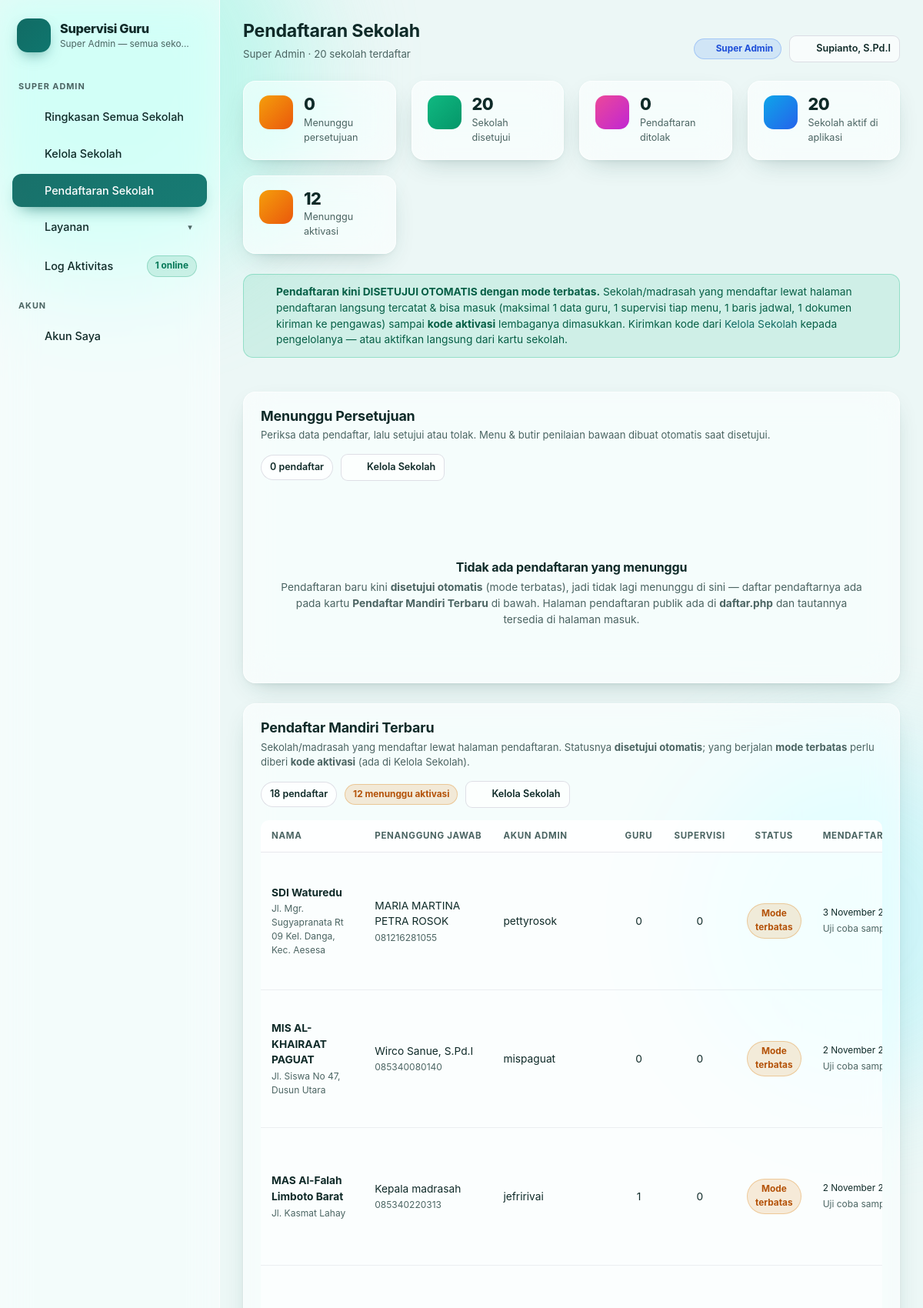
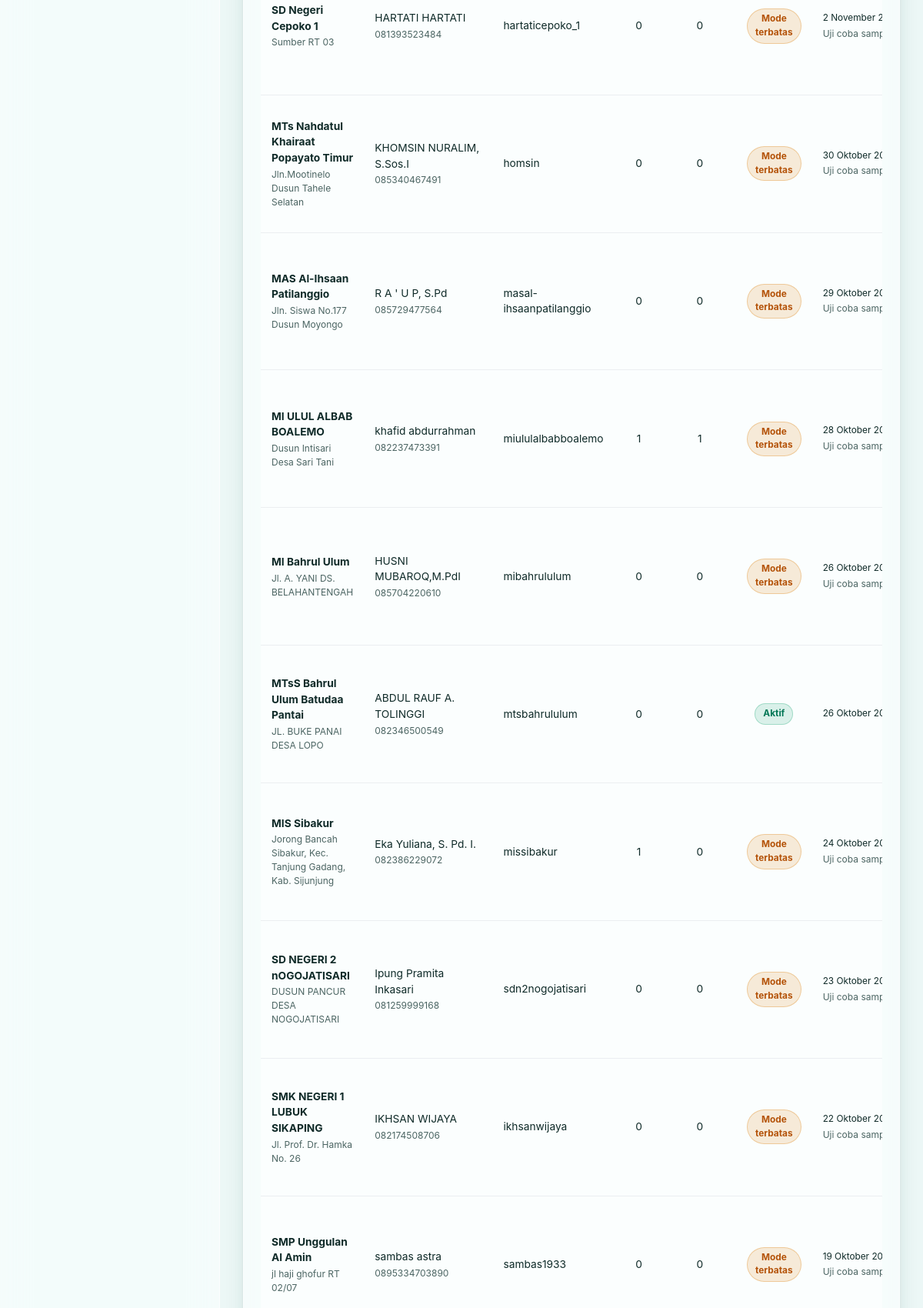
The page /pendaftaran.php (signed in, upper part) on the database its author committed (2 pictures, top to bottom).
### tables this page shows
CREATE TABLE users (
            id INTEGER PRIMARY KEY AUTOINCREMENT,
            username TEXT NOT NULL UNIQUE,
            password_hash TEXT NOT NULL,
            nama TEXT NOT NULL,
            role TEXT NOT NULL DEFAULT "guru",
            guru_id INTEGER REFERENCES guru(id) ON DELETE SET NULL,
            aktif INTEGER NOT NULL DEFAULT 1,
            login_terakhir TEXT,
            dibuat TEXT
        , sekolah_id INTEGER, foto TEXT, nip TEXT, asal TEXT);

CREATE TABLE sekolah (
            id INTEGER PRIMARY KEY AUTOINCREMENT,
            nama TEXT NOT NULL,
            npsn TEXT,
            alamat TEXT,
            kepala_sekolah TEXT,
            nip_kepala_sekolah TEXT,
            tahun_ajaran TEXT,
            semester TEXT,
            batas_a REAL NOT NULL DEFAULT 90,
            batas_b REAL NOT NULL DEFAULT 80,
            batas_c REAL NOT NULL DEFAULT 70,
            catatan TEXT,
            aktif INTEGER NOT NULL DEFAULT 1,
            dibuat TEXT
        , verifikasi TEXT NOT NULL DEFAULT "disetujui", kontak_nama TEXT, kontak_telepon TEXT, kontak_email TEXT, tanggal_daftar TEXT, alasan_tolak TEXT, jenis TEXT NOT NULL DEFAULT "umum", logo TEXT, aktivasi TEXT NOT NULL DEFAULT 'aktif', aktivasi_pada TEXT, aktif_sampai TEXT, aktivasi_ke INTEGER NOT NULL DEFAULT 1, nsm TEXT, desa TEXT, kecamatan TEXT, kabupaten TEXT, provinsi TEXT, telepon TEXT, email TEXT, website TEXT, uji_mulai TEXT);

### pendaftaran.php (the view, shortened to what the rows shown need)
<?php
$u = require_super();
$otomatis = all('SELECT s.*,
    (SELECT u.username FROM users u WHERE u.sekolah_id = s.id AND u.role = "admin" ORDER BY u.id LIMIT 1) AS admin_username,
    (SELECT COUNT(*) FROM guru g WHERE g.sekolah_id = s.id) AS jml_guru,
    (SELECT COUNT(*) FROM supervisi v WHERE v.sekolah_id = s.id) AS jml_supervisi
    FROM sekolah s
    WHERE s.tanggal_daftar IS NOT NULL AND TRIM(s.tanggal_daftar) <> ""
    ORDER BY s.tanggal_daftar DESC, s.id DESC LIMIT 20');
page_top('Pendaftaran Sekolah', 'pendaftaran');
?>
<div class="card">
  <div class="card-head">
    <div><h2>Menunggu Persetujuan</h2><p>Periksa data pendaftar, lalu setujui atau tolak. Menu &amp; butir penilaian bawaan dibuat otomatis saat disetujui.</p></div>
  </div>
</div>
<div class="card">
  <div class="card-head">
    <div>
      <h2>Pendaftar Mandiri Terbaru</h2>
    </div>
  </div>
  <?php if (!$otomatis): ?>
    <div class="empty"><p class="sm mut">Belum ada sekolah yang mendaftar sendiri.</p></div>
  <?php else: ?>
    <div class="table-wrap">
      <table class="tbl">
        <thead>
          <tr><th>Nama</th><th>Penanggung Jawab</th><th>Akun Admin</th><th class="ctr">Guru</th>
            <th class="ctr">Supervisi</th><th class="ctr">Status</th><th>Mendaftar</th><th class="ctr">Aksi</th></tr>
        </thead>
        <tbody>
        <?php foreach ($otomatis as $o):
            $terbatas = aktivasi_terbatas($o);
            $ditolakIni = (string) $o['verifikasi'] === 'ditolak';
            ?>
          <tr>
            <td><b><?= e((string) $o['nama']) ?></b>
              <span class="tbl-sub"><?= e((string) ($o['alamat'] ?: '-')) ?></span></td>
            <td><?= e((string) ($o['kontak_nama'] ?: ($o['kepala_sekolah'] ?: '-'))) ?>
              <?php if ($o['kontak_telepon']): ?><span class="tbl-sub"><?= e((string) $o['kontak_telepon']) ?></span><?php endif; ?></td>
            <td><?= e((string) ($o['admin_username'] ?: '-')) ?></td>
            <td class="ctr"><?= (int) $o['jml_guru'] ?></td>
            <td class="ctr"><?= (int) $o['jml_supervisi'] ?></td>
            <td class="ctr">
              <?php if ($ditolakIni): ?>
                <span class="pill pill-D">Ditolak</span>
              <?php else: ?>
                <span class="pill <?= $terbatas ? 'pill-warn' : 'pill-ok' ?>"><?= $terbatas ? 'Mode terbatas' : 'Aktif' ?></span>
              <?php endif; ?>
            </td>
            <td class="xs nowrap"><?= e((string) ($o['tanggal_daftar'] ? tanggal_id(substr((string) $o['tanggal_daftar'], 0, 10)) : '-')) ?>
              <?php
              $oUji = aktivasi_status($o);
              if ($oUji['uji'] && $oUji['uji_sampai_ts'] > 0):
              ?>
                <span class="tbl-sub">Uji coba <?= $oUji['uji_habis']
                    ? 'habis ' . e(waktu_id_polos($oUji['uji_sampai']))
                    : 'sampai ' . e(waktu_id_polos($oUji['uji_sampai'])) . ' (&plusmn;' . (int) $oUji['uji_sisa_hari'] . ' hari)' ?></span>
              <?php endif; ?></td>
          </tr>
        <?php endforeach; ?>
        </tbody>
      </table>
    </div>
  <?php endif; ?>
</div>
<?php
page_bottom();

### inc/layout.php (shortened to what the rows shown need)
<?php
function ikon(string $name, int $size = 18): string
{
    $d = $p[$name] ?? $p['doc'];
    return '<svg class="ic" width="' . $size . '" height="' . $size . '" viewBox="0 0 24 24" fill="none" stroke="currentColor" stroke-width="1.7" stroke-linecap="round" stroke-linejoin="round" aria-hidden="true">' . $d . '</svg>';
}
function page_top(string $judul, string $menu = ''): void
{
    $u = current_user();
    $super = is_super();
    $pengawas = $u !== null && $u['role'] === 'pengawas';
    $sekolah = current_sekolah();
    ?>
<!DOCTYPE html>
<html lang="id">
<head>
<link rel="stylesheet" href="assets/style.css?v=<?= e(APP_VERSION) ?>">
</head>
<body class="<?= e(tema_kelas()) ?>">
<button class="nav-toggle" id="navToggle" aria-label="Buka menu"><?= ikon('slider', 20) ?></button>
<aside class="sidebar" id="sidebar">
  <div class="brand">
    <div>
      <div class="brand-name"><?= e(APP_NAME) ?></div>
      <div class="brand-sub"><?= e($sekolah ? tetap_kata((string) $sekolah['nama']) : ($pengawas ? 'Pengawas Sekolah' : 'Super Admin — semua sekolah')) ?></div>
    </div>
  </div>
</aside>
<main class="main">
  <header class="topbar">
    <div>
      <h1><?= e($judul) ?></h1>
    </div>
    <div class="topbar-actions">
      <?php if ($super): ?>
        <span class="pill pill-B"><?= ikon('star', 13) ?> Super Admin</span>
      <?php elseif ($pengawas): ?>
        <span class="pill pill-warn"><?= ikon('eye', 13) ?> Pengawas &middot; hanya lihat</span>
        <a class="btn btn-ghost btn-sm" href="index.php"><?= ikon('switch', 15) ?> Ganti Sekolah Binaan</a>
      <?php endif; ?>
      <a class="btn btn-ghost btn-sm" href="akun.php"><?= ikon('user', 16) ?> <?= e((string) ($u['nama'] ?? '')) ?></a>
    </div>
  </header>
  <div class="content">
<?php
}
function page_bottom(): void
{
    ?>
  </div>
</main>
</body>
</html>
<?php
}
    ?>

### rows shown on the page
users: role "Super Admin — semua seko…", nama "Supianto, S.Pd.I"
sekolah: nama "SDI Waturedu", alamat "Jl. Mgr. Sugyapranata Rt 09 Kel. Danga, Kec. Aesesa", kontak_nama "MARIA MARTINA PETRA ROSOK", kontak_telepon "081216281055", admin_username "pettyrosok", jml_guru "0", jml_supervisi "0", verifikasi "Mode terbatas", tanggal_daftar "3 November…"
sekolah: nama "MIS AL-KHAIRAAT PAGUAT", alamat "Jl. Siswa No 47, Dusun Utara", kontak_nama "Wirco Sanue, S.Pd.I", kontak_telepon "085340080140", admin_username "mispaguat", jml_guru "0", jml_supervisi "0", verifikasi "Mode terbatas", tanggal_daftar "2 November…"
sekolah: nama "MAS Al-Falah Limboto Barat", alamat "Jl. Kasmat Lahay", kontak_nama "Kepala madrasah", kontak_telepon "085340220313", admin_username "jefririvai", jml_guru "1", jml_supervisi "0", verifikasi "Mode terbatas", tanggal_daftar "2 November…"
sekolah: nama "SD Negeri Cepoko 1", alamat "Sumber RT 03", kontak_nama "HARTATI HARTATI", kontak_telepon "081393523484", admin_username "hartaticepoko_1", jml_guru "0", jml_supervisi "0", verifikasi "Mode terbatas", tanggal_daftar "2 November…"
sekolah: nama "MTs Nahdatul Khairaat Popayato Timur", alamat "Jln.Mootinelo Dusun Tahele Selatan", kontak_nama "KHOMSIN NURALIM, S.Sos.I", kontak_telepon "085340467491", admin_username "homsin", jml_guru "0", jml_supervisi "0", verifikasi "Mode terbatas", tanggal_daftar "30 Oktober…"
sekolah: nama "MAS Al-Ihsaan Patilanggio", alamat "Jln. Siswa No.177 Dusun Moyongo", kontak_nama "R A ' U P, S.Pd", kontak_telepon "085729477564", admin_username "masal-ihsaanpatilanggio", jml_guru "0", jml_supervisi "0", verifikasi "Mode terbatas", tanggal_daftar "29 Oktober…"
sekolah: nama "MI ULUL ALBAB BOALEMO", alamat "Dusun Intisari Desa Sari Tani", kontak_nama "khafid abdurrahman", kontak_telepon "082237473391", admin_username "miululalbabboalemo", jml_guru "1", jml_supervisi "1", verifikasi "Mode terbatas", tanggal_daftar "28 Oktober…"
sekolah: nama "MI Bahrul Ulum", alamat "Jl. A. YANI DS. BELAHANTENGAH", kontak_nama "HUSNI MUBAROQ,M.PdI", kontak_telepon "085704220610", admin_username "mibahrululum", jml_guru "0", jml_supervisi "0", verifikasi "Mode terbatas", tanggal_daftar "26 Oktober…"
sekolah: nama "MTsS Bahrul Ulum Batudaa Pantai", alamat "JL. BUKE PANAI DESA LOPO", kontak_nama "ABDUL RAUF A. TOLINGGI", kontak_telepon "082346500549", admin_username "mtsbahrululum", jml_guru "0", jml_supervisi "0", verifikasi "Aktif", tanggal_daftar "26 Oktober…"
sekolah: nama "MIS Sibakur", alamat "Jorong Bancah Sibakur, Kec. Tanjung Gadang, Kab. Sijunjung", kontak_nama "Eka Yuliana, S. Pd. I.", kontak_telepon "082386229072", admin_username "missibakur", jml_guru "1", jml_supervisi "0", verifikasi "Mode terbatas", tanggal_daftar "24 Oktober…"
sekolah: nama "SD NEGERI 2 nOGOJATISARI", alamat "DUSUN PANCUR DESA NOGOJATISARI", kontak_nama "Ipung Pramita Inkasari", kontak_telepon "081259999168", admin_username "sdn2nogojatisari", jml_guru "0", jml_supervisi "0", verifikasi "Mode terbatas", tanggal_daftar "23 Oktober…"
sekolah: nama "SMK NEGERI 1 LUBUK SIKAPING", alamat "Jl. Prof. Dr. Hamka No. 26", kontak_nama "IKHSAN WIJAYA", kontak_telepon "082174508706", admin_username "ikhsanwijaya", jml_guru "0", jml_supervisi "0", verifikasi "Mode terbatas", tanggal_daftar "22 Oktober…"
sekolah: nama "SMP Unggulan Al Amin", alamat "jl haji ghofur RT 02/07", kontak_nama "sambas astra", kontak_telepon "0895334703890", admin_username "sambas1933", jml_guru "0", jml_supervisi "0", verifikasi "Mode terbatas", tanggal_daftar "19 Oktober…"

### other values the page prints
APP_NAME "Supervisi Guru"
$jmlOnline "1"
$judul "Pendaftaran Sekolah"
$subJudul "Super Admin · 20 sekolah terdaftar"
count($menunggu) "0"
$disetujui "20"
count($ditolak) "0"
jumlah_sekolah() "20"
$otomatisTerbatas "12"
AKTIVASI_MAKS_GURU "1"
AKTIVASI_MAKS_SUPERVISI_MENU "1"
AKTIVASI_MAKS_JADWAL "1"
AKTIVASI_MAKS_DOKUMEN "1"
count($otomatis) "18"
